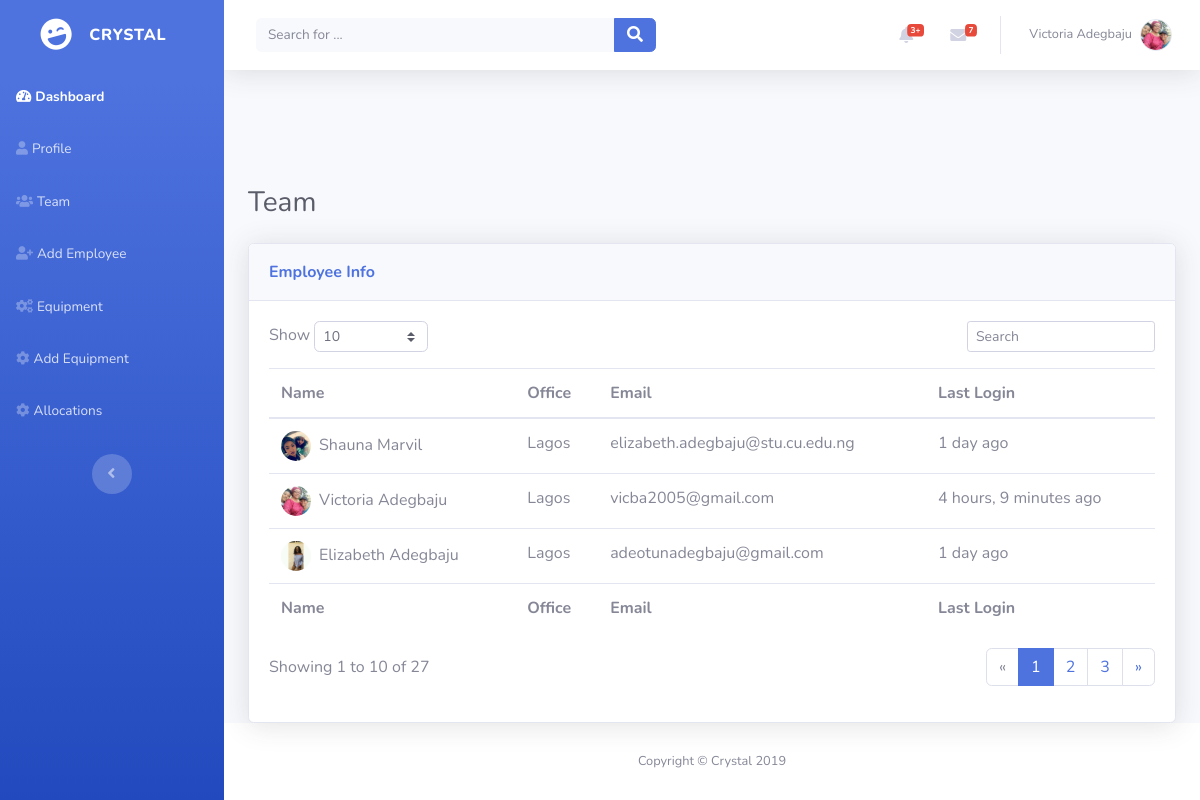
Page /team/ (signed in) on the earlier database version.
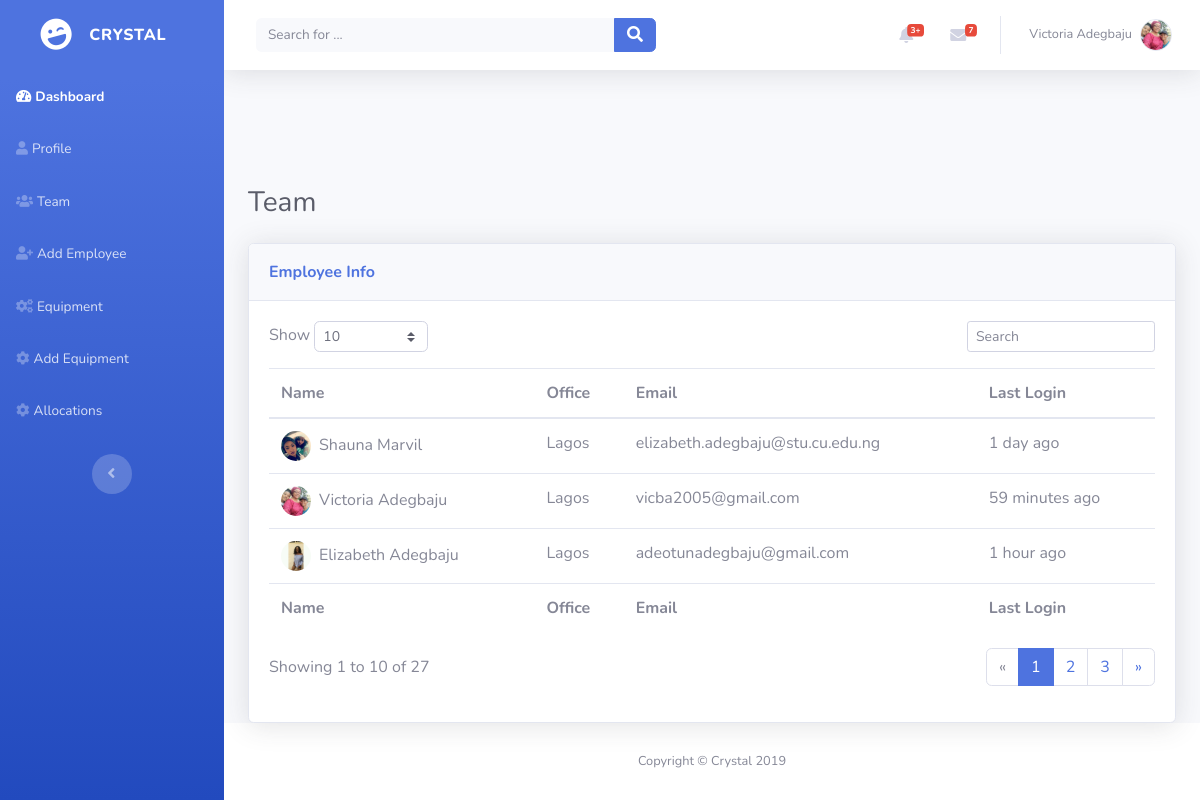
Same page on the later database version.
### dashboard/models.py (models this page shows, shortened)
class User(AbstractUser):
    username = None
    first_name = models.CharField(_('first name'), max_length=30, blank=True)
    last_name = models.CharField(_('last name'), max_length=150, blank=True)
    email = models.EmailField(_('email address'), unique=True)
    USERNAME_FIELD = 'email'
    REQUIRED_FIELDS = []
    objects = UserManager()

class Employee(models.Model):
    user = models.OneToOneField(User, models.CASCADE)
    username = models.CharField(max_length=20)
    image = models.ImageField(upload_to=user_directory_path)
    email_verified = models.BooleanField(default=False)
    company = models.ForeignKey(Company, on_delete=models.CASCADE, default=1)
    location = models.ForeignKey(Location, on_delete=models.PROTECT, default=1)

class Location(models.Model):
    name = models.CharField(
        max_length=20, help_text='Name to identify branch location of Company')
    address = models.TextField(help_text='Address of Office', null=True)
    city = models.CharField(max_length=20, help_text='City', null=True)
    country = models.CharField(max_length=20, help_text='Country', null=True)
    company = models.ForeignKey(Company, on_delete=models.CASCADE)

### dashboard/views.py (the view)
# urls.py: path('team/', views.team, name='team'),
def team(request):
    team = Employee.objects.filter(company=request.user.employee.company)
    return render(request, 'team.html', {'team': team})

### templates/team.html (shortened to what this page needs)
{% extends 'base_nav.html' %}
{% load static %}
{% load profile_extras %}
{% block content %}
    <div class="container-fluid">
        <h3 class="text-dark mb-4">Team</h3>
        <div class="card shadow">
            <div class="card-header py-3">
                <p class="text-primary m-0 font-weight-bold">Employee Info</p>
            </div>
            <div class="card-body">
                <div class="row">
                    <div class="col-md-6 text-nowrap">
                        <div id="dataTable_length" class="dataTables_length" aria-controls="dataTable">
                            <label>Show&nbsp;<select
                                    class="form-control form-control-sm custom-select custom-select-sm">
                                <option value="10" selected="">10</option>
                            </select>&nbsp;</label></div>
                    </div>
                    <div class="col-md-6">
                        <div class="text-md-right dataTables_filter" id="dataTable_filter"><label><input
                                type="search" class="form-control form-control-sm"
                                aria-controls="dataTable" placeholder="Search"></label></div>
                    </div>
                </div>
                <div class="table-responsive table mt-2" id="dataTable" role="grid"
                     aria-describedby="dataTable_info">
                    <table class="table dataTable my-0" id="dataTable">
                        <thead>
                        <tr>
                            <th>Name</th>
                            <th>Office</th>
                            <th>Email</th>
                            <th>Last Login</th>
                        </tr>
                        </thead>
                        <tbody>
                        {% for employee in team %}
                            <tr>
                                <td><img class="rounded-circle mr-2" width="30" height="30"
                                         src="{{ employee.image.url }}">{{ employee.user.first_name }} {{ employee.user.last_name }}
                                </td>
                                <td>{{ employee.location.name }}</td>
                                <td>{{ employee.user.email }}</td>
                                <td>{{ employee.user.last_login|timesince }} ago</td>
                            </tr>
                        {% endfor %}
                        </tbody>
                        <tfoot>
                        <tr>
                            <td><strong>Name</strong></td>
                            <td><strong>Office</strong></td>
                            <td><strong>Email</strong></td>
                            <td><strong>Last Login</strong></td>
                        </tr>
                        </tfoot>
                    </table>
                </div>
                <div class="row">
                    <div class="col-md-6 align-self-center">
                        <p id="dataTable_info" class="dataTables_info" role="status" aria-live="polite">
                            Showing 1 to 10 of 27</p>
                    </div>
                    <div class="col-md-6">
                        <nav
                                class="d-lg-flex justify-content-lg-end dataTables_paginate paging_simple_numbers">
                            <ul class="pagination">
                                <li class="page-item disabled"><a class="page-link" href="#"
                                                                  aria-label="Previous"><span
                                        aria-hidden="true">«</span></a></li>
                                <li class="page-item active"><a class="page-link" href="#">1</a></li>
                                <li class="page-item"><a class="page-link" href="#">2</a></li>
                                <li class="page-item"><a class="page-link" href="#">3</a></li>
                                <li class="page-item"><a class="page-link" href="#" aria-label="Next"><span
                                        aria-hidden="true">»</span></a></li>
                            </ul>
                        </nav>
                    </div>
                </div>
            </div>
        </div>
    </div>
{% endblock %}

### templates/base_nav.html (shortened to what this page needs)
{% extends 'base.html' %}
{% load static %}
{% block sidenav %}
    <nav class="navbar navbar-dark align-items-start sidebar sidebar-dark accordion bg-gradient-primary p-0">
        <div class="container-fluid d-flex flex-column p-0">
            <a class="navbar-brand d-flex justify-content-center align-items-center sidebar-brand m-0" href="#">
                <div class="sidebar-brand-icon rotate-n-15"><i class="fas fa-laugh-wink"></i></div>
                <div class="sidebar-brand-text mx-3"><span>Crystal</span></div>
            </a>
            <ul class="nav navbar-nav text-light" id="accordionSidebar">
                <li class="nav-item" role="presentation"><a class="nav-link active" href="{% url 'dashboard' %}"><i
                        class="fas fa-tachometer-alt"></i><span>Dashboard</span></a></li>
                <li class="nav-item" role="presentation"><a class="nav-link" href="{% url 'profile' %}"><i
                        class="fas fa-user"></i><span>Profile</span></a></li>
                <li class="nav-item" role="presentation"><a class="nav-link" href="{% url 'team' %}"><i
                        class="fas fa-users"></i><span>Team</span></a></li>
                <li class="nav-item" role="presentation"><a class="nav-link" href="{% url 'add_employee' %}"><i
                        class="fas fa-user-plus"></i><span>Add Employee</span></a></li>
                <li class="nav-item" role="presentation"><a class="nav-link" href="{% url 'equipments' %}"><i
                        class="fas fa-cogs"></i><span>Equipment</span></a></li>
                <li class="nav-item" role="presentation"><a class="nav-link" href="{% url 'add_equipment' %}"><i
                        class="fas fa-cog"></i><span>Add Equipment</span></a></li>
                <li class="nav-item" role="presentation"><a class="nav-link" href="{% url 'allocations' %}"><i
                        class="fas fa-cog"></i><span>Allocations</span></a></li>
            </ul>
            <div class="text-center d-none d-md-inline">
                <button class="btn rounded-circle border-0" id="sidebarToggle"
                        type="button"></button>
            </div>
        </div>
    </nav>
{% endblock %}
{% block topnav %}
    <div id="content">
        <nav class="navbar navbar-light navbar-expand bg-white shadow mb-4 topbar static-top">
            <div class="container-fluid">
                <form class="form-inline d-none d-sm-inline-block mr-auto ml-md-3 my-2 my-md-0 mw-100 navbar-search">
                    <div class="input-group"><input class="bg-light form-control border-0 small" type="text"
                                                    placeholder="Search for ...">
                        <div class="input-group-append">
                            <button class="btn btn-primary py-0" type="button"><i
                                    class="fas fa-search"></i></button>
                        </div>
                    </div>
                </form>
                <ul class="nav navbar-nav flex-nowrap ml-auto">
                    <li class="nav-item dropdown no-arrow mx-1" role="presentation">
                        <div class="nav-item dropdown no-arrow"><a class="dropdown-toggle nav-link"
                                                                   data-toggle="dropdown"
                                                                   aria-expanded="false" href="#"><span
                                class="badge badge-danger badge-counter">3+</span><i
                                class="fas fa-bell fa-fw"></i></a>
                        </div>
                    </li>
                    <li class="nav-item dropdown no-arrow mx-1" role="presentation">
                        <div class="nav-item dropdown no-arrow"><a class="dropdown-toggle nav-link"
                                                                   data-toggle="dropdown"
                                                                   aria-expanded="false" href="#"><i
                                class="fas fa-envelope fa-fw"></i><span
                                class="badge badge-danger badge-counter">7</span></a>
                        </div>
                    </li>
                    <li class="nav-item dropdown no-arrow" role="presentation">
                        <div class="nav-item dropdown no-arrow"><a class="dropdown-toggle nav-link"
                                                                   data-toggle="dropdown"
                                                                   aria-expanded="false" href="#"><span
                                class="d-none d-lg-inline mr-2 text-gray-600 small">{{ user.first_name }}
                            {{ user.last_name }}</span><img class="border rounded-circle img-profile"
                                                            src={{ user.employee.image.url }}></a>
                        </div>
                    </li>
                </ul>
            </div>
        </nav>
    </div>
{% endblock %}

### templates/base.html (shortened to what this page needs)
{% load static %}
<!DOCTYPE html>
<html lang="en">
<head>
    <link rel="stylesheet" href={% static 'bootstrap/css/bootstrap.min.css' %}>
    <link rel="stylesheet" href="https://use.fontawesome.com/releases/v5.7.1/css/all.css">
</head>
{% block body %}
<body id="page-top">
    <div id="wrapper">
        {% block sidenav %}
        {% endblock %}
        <div class="d-flex flex-column" id="content-wrapper">
            {% block topnav %}
            {% endblock %}
            {% block content %}
            {% endblock %}
            <footer class="bg-white sticky-footer">
                <div class="container my-auto">
                    <div class="text-center my-auto copyright"><span>Copyright © Crystal 2019</span></div>
                </div>
            </footer>
        </div><a class="border rounded scroll-to-top" href="#page-top"></a>
    </div>
</body>
{% endblock %}
</html>

Differences in the rows shown:
changed through a linked row, Employee "Victoria": user.last_login "4 hours, 9 minutes" → "59 minutes"
changed through a linked row, Employee "Elizabeth": user.last_login "1 day" → "1 hour"
